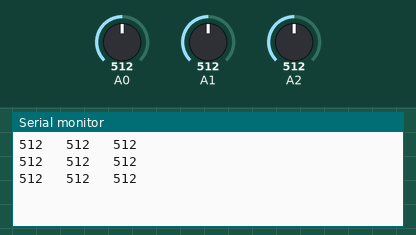
Recording of a sketch running on a simulated Arduino Uno, built with avr-gcc and run on an emulated ATmega328P. Shown: the last lines printed to the serial monitor. The test bench sets the inputs (shaded band); at power-on: A0 = 512, A1 = 512, A2 = 512.

Above: at 1.3 s.
1.4 s: A0 set to 716
At 1.9 s:
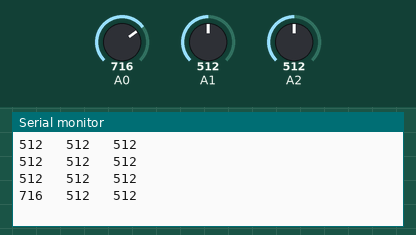
2.9 s: A1 set to 716
At 3.4 s:
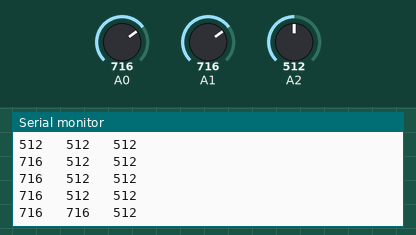
4.4 s: A2 set to 716
At 4.9 s:
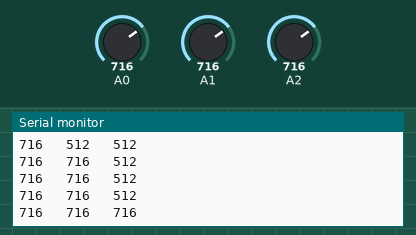
5.9 s: A0 set to 900
At 6.4 s:
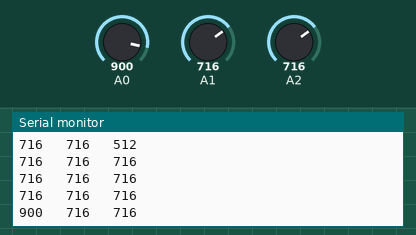
7.4 s: A1 set to 900
At 7.9 s:
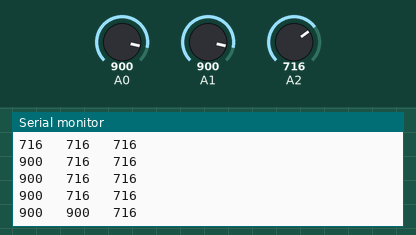
8.9 s: A2 set to 900
At 9.4 s:
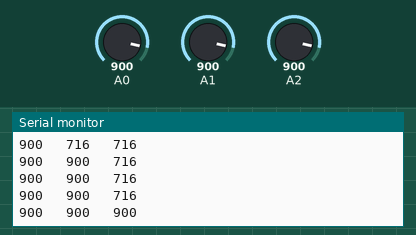
Timing chart, 0 to 11.4 s (numbered marks = the images above; inputs shaded):
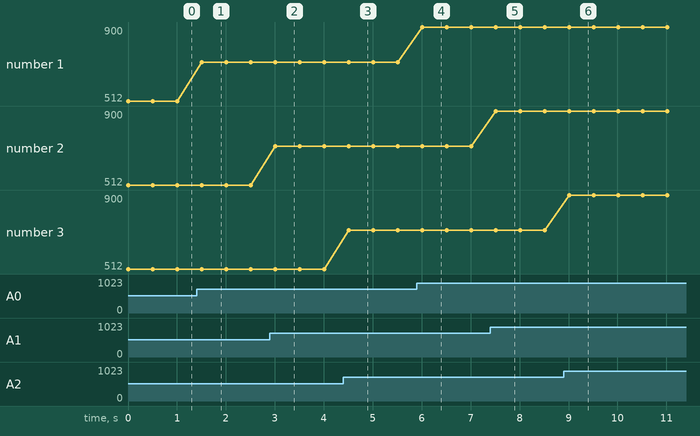

Measured:
- after the input at 1.4 s, the serial monitor: prints a new line after 0.10 s (image 1)
- after the input at 2.9 s, the serial monitor: prints a new line after 0.11 s (image 2)
- after the input at 4.4 s, the serial monitor: prints a new line after 0.11 s (image 3)
- after the input at 5.9 s, the serial monitor: prints a new line after 0.11 s (image 4)
- after the input at 7.4 s, the serial monitor: prints a new line after 0.11 s (image 5)
- after the input at 8.9 s, the serial monitor: prints a new line after 0.12 s (image 6)
- plotted number 1: 512 → 716 after the input at 1.4 s, 716 → 900 after the input at 5.9 s

The sketch:

S2_L05_LineSensor_modular_check.ino
```cpp
/* TokyoHackerSpace Robotics Course
 *  By Emery Premeaux
 *  Season 2, Lesson 5
 *  Line sensor building libraries: Check
 */

#include "line_sensor.h"

Line line(14,15,16); // MUST be analog pins. Remember that on Uno, A0-A5 is 14-19.

void setup() {
  Serial.begin(19200);
}

void loop() {
  // Read all the inputs
  int LeftSensor = line.LineLeft();
  int CenterSensor = line.LineCenter();
  int RightSensor = line.LineRight();

  Serial.print(LeftSensor);
  Serial.print("   ");
  Serial.print(CenterSensor);
  Serial.print("   ");
  Serial.println(RightSensor);

  //Delay a bit
  delay(500);
}
```

line_sensor.cpp
```cpp
/*
  Morse.cpp - Library for flashing Morse code.
  Created by David A. Mellis, November 2, 2007.
  Released into the public domain.
*/

#include "Arduino.h"
#include "line_sensor.h"

Line::Line(int Lpin, int Cpin, int Rpin)
{
  pinMode(Lpin, INPUT);
  pinMode(Cpin, INPUT);
  pinMode(Rpin, INPUT);
  _lpin = Lpin;
  _cpin = Cpin;
  _rpin = Rpin;
}

int Line::LineLeft()
{
  return analogRead(_lpin);
}

int Line::LineCenter()
{
  return analogRead(_cpin);
}

int Line::LineRight()
{
  return analogRead(_rpin);
}
```

line_sensor.h
```cpp
/*
  line_sensor.h - Library for reading simple 3 element line sensor
  Created by Emery Premeaux, January 22, 2017.
  Released into the public domain.
*/
#ifndef line_sensor_h
#define line_sensor_h

#include "Arduino.h"

class Line
{
  public:
    Line(int Lpin, int Cpin, int Rpin);
    int LineLeft();
    int LineCenter();
    int LineRight();
  private:
    int _lpin;
    int _cpin;
    int _rpin;
};

#endif
```
